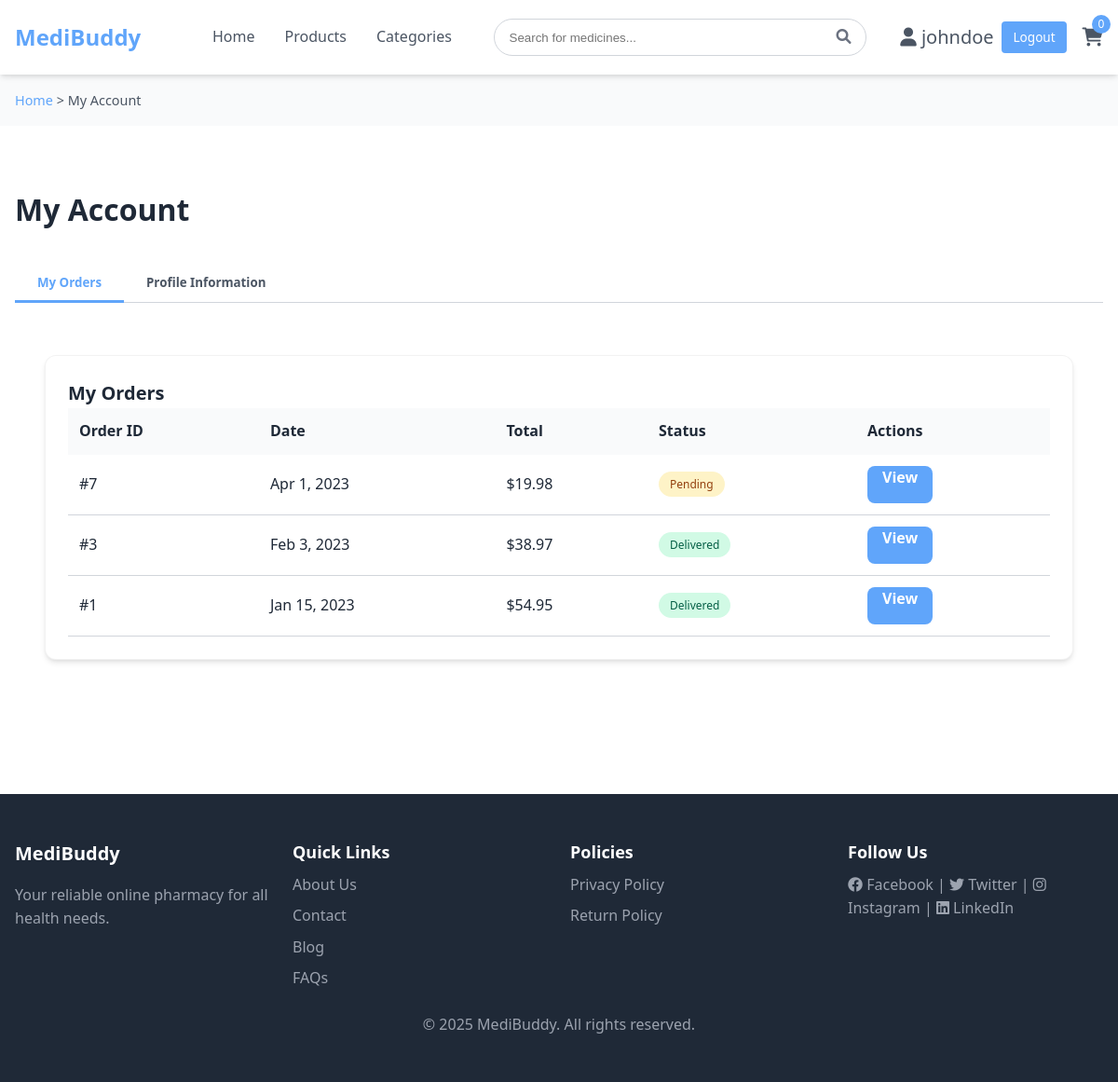
Page /a/account.php (signed in) on the committed database.
### tables this page shows
CREATE TABLE orders (
    id INT AUTO_INCREMENT PRIMARY KEY,
    user_id INT NOT NULL,
    order_number VARCHAR(50) NOT NULL,
    order_date DATETIME DEFAULT CURRENT_TIMESTAMP,
    total_amount DECIMAL(10, 2) NOT NULL,
    shipping_fee DECIMAL(10, 2) DEFAULT 0.00,
    payment_method VARCHAR(50) NOT NULL,
    shipping_address TEXT NOT NULL,
    status ENUM('Pending', 'Processing', 'Shipped', 'Delivered', 'Cancelled') DEFAULT 'Pending',
    FOREIGN KEY (user_id) REFERENCES users(id) ON DELETE CASCADE
);

### a/includes/functions.php (called while the page is built, shortened)
<?php
function formatCurrency($amount) {
    return '$' . number_format((float)$amount, 2, '.', ',');
}
function getStatusClass($status) {
    switch (strtolower($status)) {
        case 'pending':
            return 'status-pending';
        case 'delivered':
            return 'status-delivered';
    }
}
?>

### a/account.php (the view, shortened to what this page needs)
<?php
require_once 'includes/db_connection.php';
require_once 'includes/functions.php';
$userId = $_SESSION['user_id'];
$page = isset($_GET['page']) ? intval($_GET['page']) : 1;
$limit = 5;
$offset = ($page - 1) * $limit;
$ordersQuery = "SELECT * FROM orders WHERE user_id = ? ORDER BY order_date DESC LIMIT ?, ?";
$orderStmt = $conn->prepare($ordersQuery);
$orderStmt->bind_param("iii", $userId, $offset, $limit);
$orderStmt->execute();
$ordersResult = $orderStmt->get_result();
?>
<!DOCTYPE html>
<html lang="en">
<head>
    <link rel="stylesheet" href="css/main.css">
    <link rel="stylesheet" href="https://cdnjs.cloudflare.com/ajax/libs/font-awesome/6.0.0/css/all.min.css">
    <link href="https://unpkg.com/aos@2.3.1/dist/aos.css" rel="stylesheet">
</head>
<body>
    <header class="site-header">
        <div class="container header-container">
            <div class="logo-container">
                <a href="index.php"><span class="logo">MediBuddy</span></a>
            </div>
            <nav class="main-nav">
                <a href="index.php" class="nav-link">Home</a>
                <a href="products.php" class="nav-link">Products</a>
                <a href="categories.php" class="nav-link">Categories</a>
            </nav>
            <div class="search-bar">
                <input type="text" class="search-input" placeholder="Search for medicines...">
                <span class="search-icon"><i class="fas fa-search"></i></span>
            </div>
            <div class="nav-icons">
                <div class="user-menu">
                    <a href="account.php"><span class="icon user-icon active"><i class="fas fa-user"></i> <?php echo htmlspecialchars($_SESSION['username']); ?></span></a>
                    <a href="logout.php" class="logout-btn">Logout</a>
                </div>
                <a href="cart.php">
                    <div class="icon cart-icon">
                        <i class="fas fa-shopping-cart"></i>
                        <span class="cart-badge">
                            <?php
                                if(isset($_SESSION['cart']) && count($_SESSION['cart']) > 0) {
                                    echo count($_SESSION['cart']);
                                } else {
                                    echo '0';
                                }
                            ?>
                        </span>
                    </div>
                </a>
            </div>
        </div>
    </header>
    <div class="breadcrumbs">
        <div class="container">
            <a href="index.php">Home</a> &gt; My Account
        </div>
    </div>
    <section class="section">
        <div class="container">
            <h1 class="page-title" data-aos="fade-up">My Account</h1>
            <div class="tab-container" data-aos="fade-up">
                <div class="tab-buttons">
                    <button class="tab-button active" data-tab="orders">My Orders</button>
                    <button class="tab-button" data-tab="profile">Profile Information</button>
                </div>
                <div class="tab-content active" id="orders-tab">
                    <div class="admin-card">
                        <h2 class="card-title">My Orders</h2>
                        <?php if ($ordersResult->num_rows > 0): ?>
                            <table class="order-table">
                                <thead>
                                    <tr>
                                        <th>Order ID</th>
                                        <th>Date</th>
                                        <th>Total</th>
                                        <th>Status</th>
                                        <th>Actions</th>
                                    </tr>
                                </thead>
                                <tbody>
                                    <?php while($order = $ordersResult->fetch_assoc()): ?>
                                        <tr>
                                            <td>#<?php echo $order['id']; ?></td>
                                            <td><?php echo date('M j, Y', strtotime($order['order_date'])); ?></td>
                                            <td><?php echo formatCurrency($order['total_amount']); ?></td>
                                            <td>
                                                <span class="status-badge <?php echo getStatusClass($order['status']); ?>">
                                                    <?php echo $order['status']; ?>
                                                </span>
                                            </td>
                                            <td>
                                                <a href="order_details.php?id=<?php echo $order['id']; ?>" class="btn btn-small">View</a>
                                            </td>
                                        </tr>
                                    <?php endwhile; ?>
                                </tbody>
                            </table>
                        <?php endif; ?>
                    </div>
                </div>
            </div>
        </div>
    </section>
    <footer class="footer">
        <div class="container footer-grid">
            <div>
                <h3 class="footer-title">MediBuddy</h3>
                <p class="footer-text">Your reliable online pharmacy for all health needs.</p>
            </div>
            <div>
                <h3 class="footer-subtitle">Quick Links</h3>
                <ul class="footer-links">
                    <li><a href="#" class="footer-link">About Us</a></li>
                    <li><a href="#" class="footer-link">Contact</a></li>
                    <li><a href="#" class="footer-link">Blog</a></li>
                    <li><a href="#" class="footer-link">FAQs</a></li>
                </ul>
            </div>
            <div>
                <h3 class="footer-subtitle">Policies</h3>
                <ul class="footer-links">
                    <li><a href="#" class="footer-link">Privacy Policy</a></li>
                    <li><a href="#" class="footer-link">Return Policy</a></li>
                </ul>
            </div>
            <div>
                <h3 class="footer-subtitle">Follow Us</h3>
                <p class="footer-text">
                    <i class="fab fa-facebook"></i> Facebook |
                    <i class="fab fa-twitter"></i> Twitter |
                    <i class="fab fa-instagram"></i> Instagram |
                    <i class="fab fa-linkedin"></i> LinkedIn
                </p>
            </div>
        </div>
        <div class="footer-copyright">© 2025 MediBuddy. All rights reserved.</div>
    </footer>
</body>
</html>

### rows in the picture
orders: id "7", order_date "Apr 1, 2023", total_amount "$19.98", status "Pending"
orders: id "3", order_date "Feb 3, 2023", total_amount "$38.97", status "Delivered"
orders: id "1", order_date "Jan 15, 2023", total_amount "$54.95", status "Delivered"

### other values in the picture
$_SESSION['username'] "johndoe"
